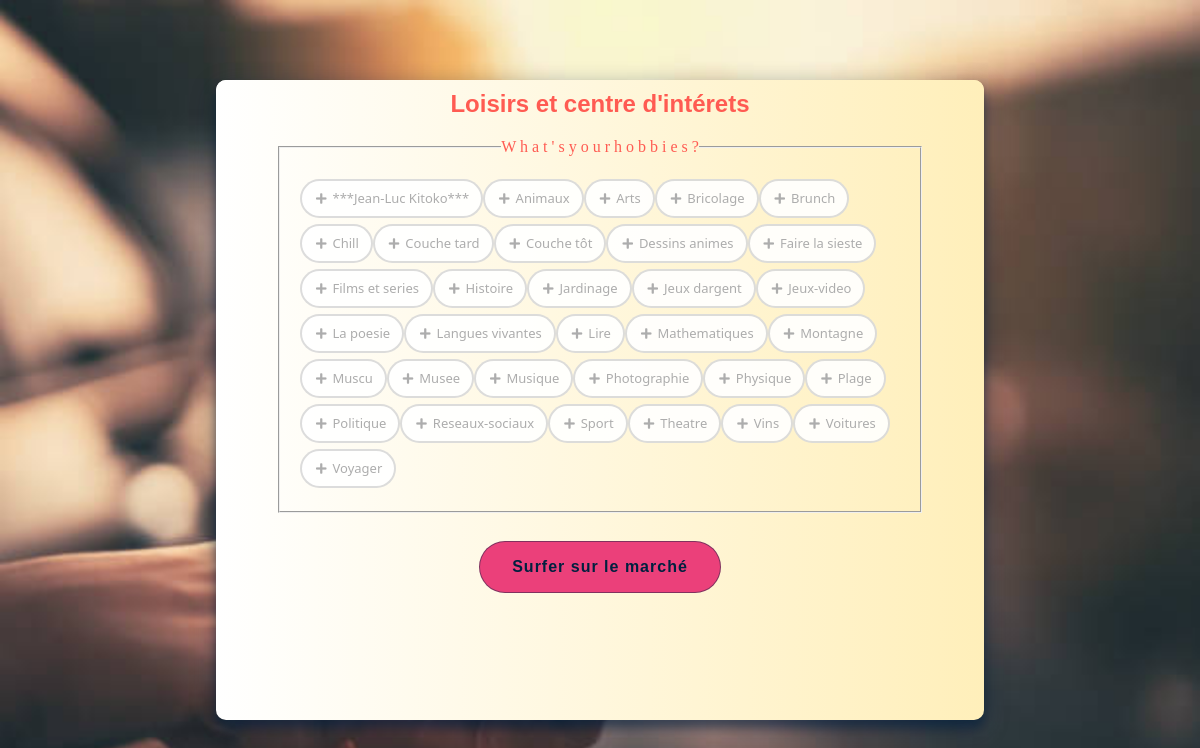
Before: /views/loisirs.php with the older database file.
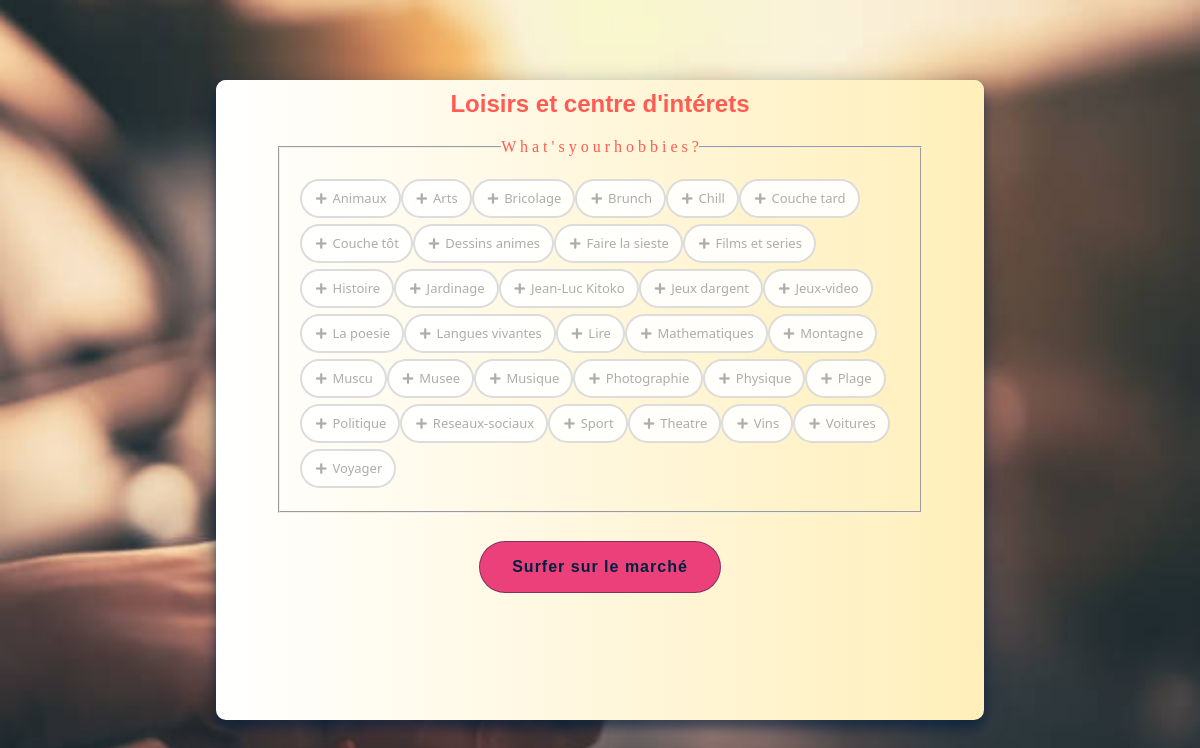
After: the same page with the newer database file.
### tables this page shows
CREATE TABLE loisir (
    id INT NOT NULL AUTO_INCREMENT,
    name VARCHAR(191) NOT NULL UNIQUE,
    PRIMARY KEY (id)
);

### model/rootPlug.php (called while the page is built)
<?php
$conn = new PDO("mysql:host=$host;dbname=$bddname", $user, $passeword);
$conn->setAttribute(PDO::ATTR_ERRMODE, PDO::ERRMODE_EXCEPTION);
$stmt = $conn->prepare($query);
$stmt->execute();
$row = $stmt->fetchAll(PDO::FETCH_ASSOC);
?>

### model/rootLoisir.php (the view)
<?php
include('rootLog.php');
try{
    $query = "SELECT name FROM loisir";
    include('rootPlug.php');
    $i = 1;
    foreach($row as $r){
        echo '<li><input type="checkbox" id= "checkbox' . $i . '"' . ' name="checkbox_loisirs[]" value = "'. $r['name'] .'"><label for="checkbox' . $i . '">' . $r['name'] . '</label></li>';
        $i++;
    }
}catch(PDOException $e){
    echo "Echec de connexion: " . $e->getMessage();
    exit;
}finally{
    $sth = null;
    $conn = null;
}
?>

### views/loisirs.php (shortened to what this page needs)
<!DOCTYPE html>
<html lang="en">
<head>
    <link rel="stylesheet" href="style.css">
    <link rel="stylesheet" href="https://cdnjs.cloudflare.com/ajax/libs/font-awesome/5.15.3/css/all.min.css" />
</head>
<body id = "loisir_Body">
<div class = "container" id = "loisirs_Container" >
    <div class ="loisirs-Container">
        <form method ="POST" <?php if(!$_SESSION['is_Modif']){echo "action = sub.php";}else{echo "action='modif.php'";} ?> id= "loisirs_Form">
            <h1>Loisirs et centre d'intérets</h1>
            <fieldset>
                <legend>W h a t ' s y o u r h o b b i e s ?</legend>
                <div class= "checkbox_Container">
                    <ul class= "list_Container">
                        <?php include('../model/rootLoisir.php');?>
                    </ul>
                </div>
            </fieldset>
            <button  id= "loisirs_Submit" ><?php if(!$_SESSION['is_Modif']){echo "Surfer sur le marché";}else{echo"Modifier mes loisirs"; $_SESSION['is_Modif'];}?></button>
        </form>
    </div>
</div>
</body>
</html>

### views/style.css (style rules this page uses)
* { box-sizing: border-box; margin: 0; padding: 0; }
body#signup_Body,body#loisir_Body { background: url(../img/Mymeetic0.jpg) no-repeat center center fixed; -webkit-background-size: cover; -moz-background-size: cover; -o-background-size: cover; background-size: cover; display: flex; justify-content: center; align-items: center; flex-direction: column; height: 100vh; }
.container { position: relative; overflow: hidden; min-height: 80%; width: 768px; max-width: 100%; background-color: white; border-radius: 10px; box-shadow: 0 8px 24px rgb(0, 32, 63, .45), 0 8px 8px rgb(0, 32, 63, .45); }
form:not(#perso_Form,.Not_lui) { color: RGB(255, 91, 82); background-color: white; display: flex; align-items: center; justify-content: center; flex-direction: column; padding: 0 50px; height: 100%; text-align: center; }
::placeholder { color: black; }
button { background-color: RGB(235, 64, 122); color: #00203f; border: 1px solid RGB(235, 64, 122); font-size: 16px; font-weight: bold; padding: 16px 32px; margin-top: 18px; letter-spacing: 1px; border-radius: 50px; border-color: rgb(0, 32, 63, .45); transition: .2s ease-in; }
h1 { margin: 0; font-size: 24px; font-family: 'Oswald', sans-serif; }
fieldset { display: flex; }
.checkbox_Container { max-width: 640px; font-family: 'Segoe UI', Tahoma, Geneva, Verdana, sans-serif; font-size: 13px; }
ul { list-style: none; }
ul.list_Container { list-style: none; padding: 20px; display: flex; flex-wrap: wrap; }
ul.list_Container li { display: inline-block; }
ul.list_Container li label { display: inline-block; background-color: rgba(255, 255, 255, .9); border: 2px solid rgba(139, 139, 139, .3); color: #adadad; border-radius: 25px; white-space: nowrap; margin: 3px 0px; padding: 8px 12px; -webkit-touch-callout: none; -webkit-user-select: none; -moz-user-select: none; -ms-user-select: none; user-select: none; -webkit-tap-highlight-color: transparent; transition: all .2s; cursor: pointer; }
ul.list_Container li label::before { display: inline-block; font-style: normal; font-variant: normal; text-rendering: auto; -webkit-font-smoothing: antialiased; font-family: "Font Awesome 5 Free"; font-weight: 900; font-size: 12px; padding: 2px 6px 2px 2px; content: "\f067"; transition: transform .3s ease-in-out; }
form#loisirs_Form fieldset,form#loisirs_Form h1 { margin-top: 10px; margin-bottom: 10px; }
div.loisirs-Container,form#loisirs_Form,div#loisirs_Container { background: #FFEFBA; background: -webkit-linear-gradient(to right, #FFFFFF, #FFEFBA); background: linear-gradient(to right, #FFFFFF, #FFEFBA); }

Changed rows visible on the page:
changed loisir: name "***Jean-Luc Kitoko***" → "Jean-Luc Kitoko"; moves down the list
